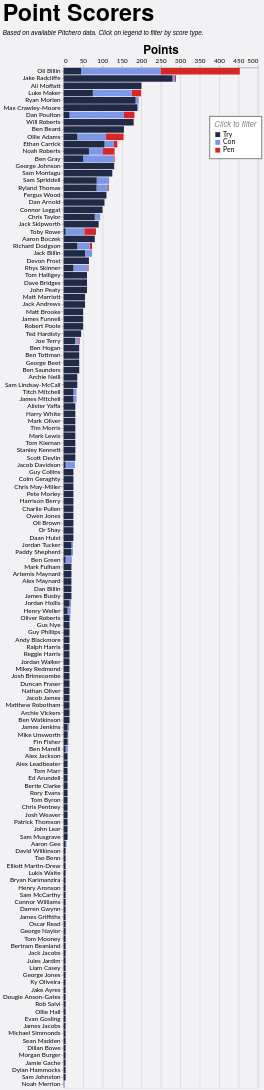

Here is the Vega-Lite specification saved for this chart:
### Vega-Lite specification from a JSON file in a GitHub repository (floating-point values rounded to 4 significant figures; data arrays with more than 128 entries replaced by an {"elided": "..."} marker saying what was removed)
{"config": {"axis": {"labelFont": "Lato, sans-serif", "titleFont": "PT Sans Narrow, Helvetica Neue, Helvetica, Arial, sans-serif", "labelFontSize": 13, "titleFontSize": 24, "gridColor": "#202947", "gridOpacity": 0.2}, "header": {"labelFont": "PT Sans Narrow, Helvetica Neue, Helvetica, Arial, sans-serif", "titleFont": "PT Sans Narrow, Helvetica Neue, Helvetica, Arial, sans-serif", "labelFontSize": 24, "titleFontSize": 28, "labelFontWeight": "bold", "orient": "left"}, "legend": {"labelFont": "Lato, sans-serif", "titleFont": "PT Sans Narrow, Helvetica Neue, Helvetica, Arial, sans-serif", "labelFontSize": 14, "titleFontSize": 16, "titlePadding": 5, "fillColor": "white", "strokeColor": "black", "padding": 10, "titleFontWeight": "lighter", "titleFontStyle": "italic", "titleColor": "gray", "offset": 10}, "title": {"font": "PT Sans Narrow, Helvetica Neue, Helvetica, Arial, sans-serif", "fontSize": 48, "fontWeight": "bold", "anchor": "start", "align": "center", "titlePadding": 20, "subtitlePadding": 10, "subtitleFontSize": 13, "subtitleColor": "", "subtitleFontStyle": "italic", "offset": 15, "color": "black"}, "axisX": {"labelAngle": 0}, "facet": {"title": null, "header": null, "align": {"row": "each", "column": "each"}}, "resolve": {"scale": {"y": "independent", "facet": "independent"}}, "background": "#f2f1f4"}, "data": {"name": "data-b95806f284d5b6131e2adb9b20bfb316"}, "mark": {"type": "bar"}, "encoding": {"color": {"field": "event", "legend": {"legendX": 300, "legendY": 100, "orient": "none", "title": "Click to filter"}, "scale": {"domain": ["Try", "Con", "Pen"], "range": ["#202946", "#7d96e8", "#d62728"]}, "type": "nominal"}, "order": {"field": "event_sort", "sort": "ascending", "type": "quantitative"}, "tooltip": [{"field": "player", "title": "Player", "type": "nominal"}, {"field": "event", "title": "Type", "type": "nominal"}, {"aggregate": "sum", "field": "count", "title": "Count", "type": "quantitative"}, {"aggregate": "sum", "field": "Points", "title": "Points", "type": "quantitative"}, {"aggregate": "sum", "field": "A", "title": "Games", "type": "quantitative"}], "x": {"aggregate": "sum", "axis": {"orient": "top", "title": "Points"}, "field": "Points", "type": "quantitative"}, "y": {"field": "player", "sort": "-x", "title": null, "type": "nominal"}}, "height": {"step": 15}, "params": [{"name": "param_1", "select": {"type": "point", "fields": ["event"]}, "bind": "legend"}], "title": {"text": "Point Scorers", "subtitle": "Based on available Pitchero data. Click on legend to filter by score type."}, "transform": [{"filter": {"param": "param_1"}}, {"calculate": "datum.event == 'Try' ? 1 : datum.event == 'Con' ? 2 : datum.event == 'Pen' ? 3 : 4", "as": "event_sort"}], "width": 400, "$schema": "https://vega.github.io/schema/vega-lite/v5.20.1.json", "datasets": {"data-b95806f284d5b6131e2adb9b20bfb316": {"elided": "444 records"}}}
